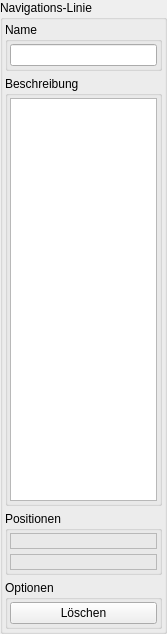
<ui version="4.0" >
 <author></author>
 <comment></comment>
 <exportmacro></exportmacro>
 <class>WidgetToolNavigationLineNew</class>
 <widget class="QWidget" name="WidgetToolNavigationLineNew" >
  <property name="geometry" >
   <rect>
    <x>0</x>
    <y>0</y>
    <width>167</width>
    <height>634</height>
   </rect>
  </property>
  <property name="windowTitle" >
   <string>Form</string>
  </property>
  <layout class="QGridLayout" >
   <property name="margin" >
    <number>0</number>
   </property>
   <property name="spacing" >
    <number>5</number>
   </property>
   <item row="0" column="0" >
    <widget class="QGroupBox" name="groupBox" >
     <property name="title" >
      <string>Navigations-Linie</string>
     </property>
     <property name="flat" >
      <bool>true</bool>
     </property>
     <layout class="QGridLayout" >
      <property name="margin" >
       <number>2</number>
      </property>
      <property name="spacing" >
       <number>5</number>
      </property>
      <item row="2" column="0" >
       <widget class="QGroupBox" name="groupBox_4" >
        <property name="title" >
         <string>Positionen</string>
        </property>
        <property name="flat" >
         <bool>true</bool>
        </property>
        <layout class="QGridLayout" >
         <property name="margin" >
          <number>2</number>
         </property>
         <property name="spacing" >
          <number>5</number>
         </property>
         <item row="1" column="0" >
          <widget class="QLabel" name="label_Pos2" >
           <property name="frameShape" >
            <enum>QFrame::StyledPanel</enum>
           </property>
           <property name="frameShadow" >
            <enum>QFrame::Sunken</enum>
           </property>
           <property name="text" >
            <string/>
           </property>
          </widget>
         </item>
         <item row="0" column="0" >
          <widget class="QLabel" name="label_Pos1" >
           <property name="frameShape" >
            <enum>QFrame::StyledPanel</enum>
           </property>
           <property name="frameShadow" >
            <enum>QFrame::Sunken</enum>
           </property>
           <property name="text" >
            <string/>
           </property>
          </widget>
         </item>
        </layout>
       </widget>
      </item>
      <item row="3" column="0" >
       <widget class="QGroupBox" name="groupBox_5" >
        <property name="title" >
         <string>Optionen</string>
        </property>
        <property name="flat" >
         <bool>true</bool>
        </property>
        <layout class="QGridLayout" >
         <property name="margin" >
          <number>2</number>
         </property>
         <property name="spacing" >
          <number>5</number>
         </property>
         <item row="1" column="0" >
          <widget class="QPushButton" name="pushButton_Delete" >
           <property name="toolTip" >
            <string>Löscht den Knoten</string>
           </property>
           <property name="statusTip" >
            <string>Löscht den Knoten</string>
           </property>
           <property name="whatsThis" >
            <string>Löscht den Knoten</string>
           </property>
           <property name="text" >
            <string>Löschen</string>
           </property>
          </widget>
         </item>
        </layout>
       </widget>
      </item>
      <item row="1" column="0" >
       <widget class="QGroupBox" name="groupBox_3" >
        <property name="title" >
         <string>Beschreibung</string>
        </property>
        <property name="flat" >
         <bool>true</bool>
        </property>
        <layout class="QGridLayout" >
         <property name="margin" >
          <number>2</number>
         </property>
         <property name="spacing" >
          <number>5</number>
         </property>
         <item row="0" column="0" >
          <widget class="QTextEdit" name="textEdit_Desc" />
         </item>
        </layout>
       </widget>
      </item>
      <item row="0" column="0" >
       <widget class="QGroupBox" name="groupBox_2" >
        <property name="title" >
         <string>Name</string>
        </property>
        <property name="flat" >
         <bool>true</bool>
        </property>
        <layout class="QGridLayout" >
         <property name="margin" >
          <number>2</number>
         </property>
         <property name="spacing" >
          <number>5</number>
         </property>
         <item row="0" column="0" >
          <widget class="QLineEdit" name="lineEdit_Name" />
         </item>
        </layout>
       </widget>
      </item>
     </layout>
    </widget>
   </item>
  </layout>
 </widget>
 <pixmapfunction></pixmapfunction>
 <resources/>
 <connections/>
</ui>
